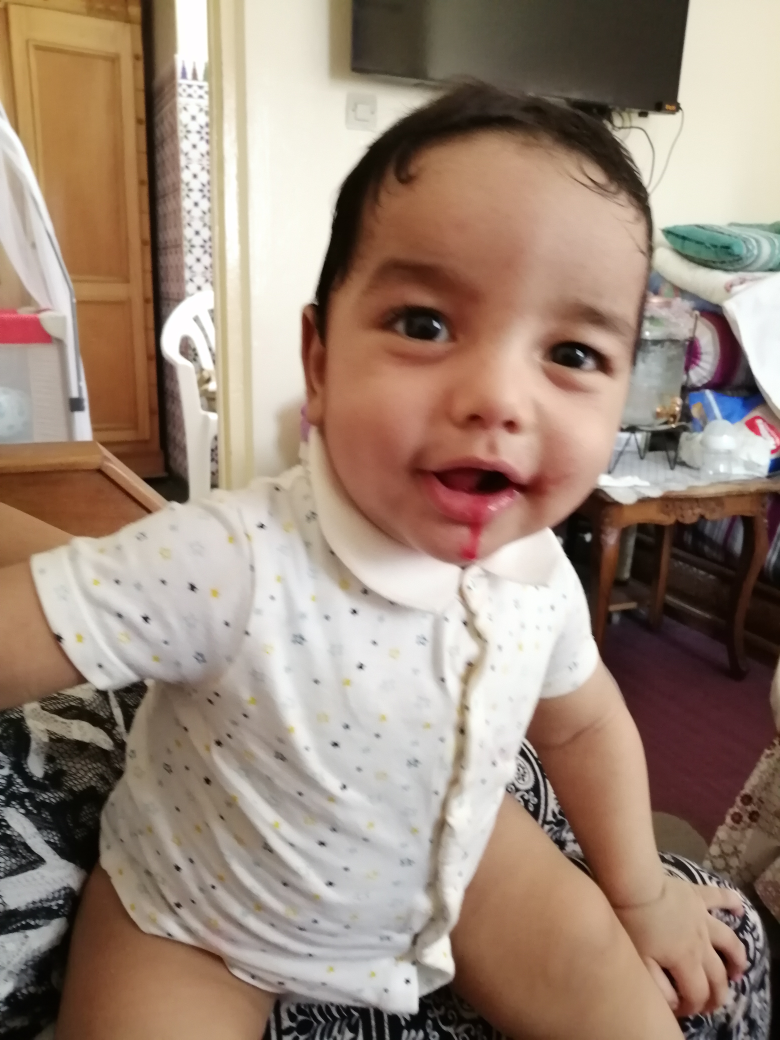
#> input picture pythonProjects/photoEditor/imgs/ismail.jpg, 3120 x 4160 px (shown at 1/4 size); its folder holds 5 pictures in this run
$ python photoEditor.py
#> lines starting #> are read from the running program, lines starting #| are printed output that depends on the picture
from PIL import Image, ImageEnhance, ImageFilter
import os

path = './imgs'
pathOut = '/editedImgs'

# [17 lines of commented-out code are left out]
original_img = Image.open(f"{path}/ismail.jpg")
#> original_img is the input picture: PIL image 3120x4160 RGB; mean R, G, B 156.1, 135.4, 120.5

print(f"size : {original_img.size}")
#| size : (3120, 4160)
print(f"format : {original_img.format}")
#| format : JPEG
print(f"mode : {original_img.mode}")
#| mode : RGB
# rotating a image 90 deg counter clockwise
#original_img = original_img.rotate(90, Image.NEAREST, expand = 1)


# Flip the original image vertically
vertical_img = original_img.transpose(method=Image.FLIP_TOP_BOTTOM)
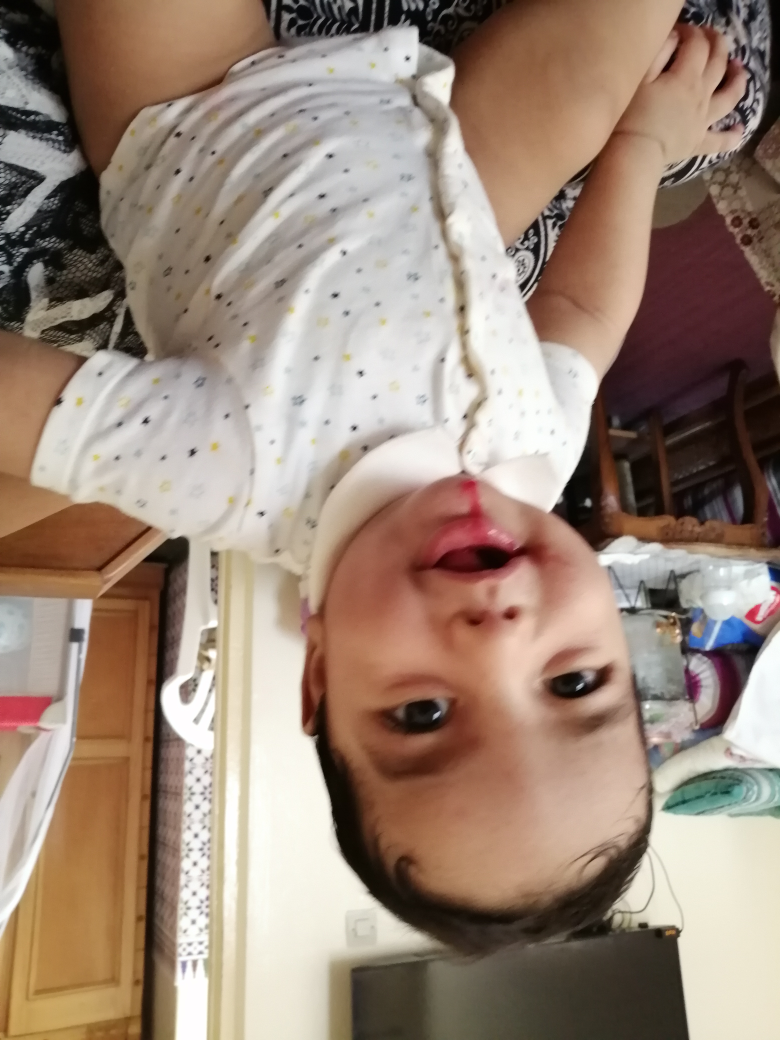
#> vertical_img: PIL image 3120x4160 RGB (shown at 1/4 size); mean R, G, B 156.1, 135.4, 120.5
vertical_img.save(f".{pathOut}/vertical.png")

#vertical_img.show()


# Size of the image in pixels
# (size of original image)
# (This is not mandatory)
width, height = original_img.size
#> width = 3120; height = 4160

# Setting the points for cropped image
left = 4
top = height / 5
#> top = 832
right = 154
bottom = 3 * height / 5
#> bottom = 2496

# Cropped image of above dimension
# (It will not change original image)
new_img = original_img.crop((left, top, right, bottom))
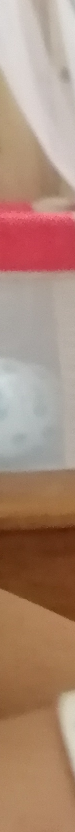
#> new_img: PIL image 150x1664 RGB (shown at 1/2 size); mean R, G, B 171.8, 138.3, 119.8
newsize = (300, 300)
new_img = new_img.resize(newsize)
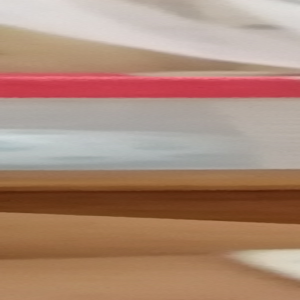
#> new_img: PIL image 300x300 RGB; mean R, G, B 171.8, 138.3, 119.8
new_img.save(f".{pathOut}/ismail_croped.jpg")


# creating a object
vertical_img.load()

# Splitting the image into individual
# bands
r, g, b, = vertical_img.split()
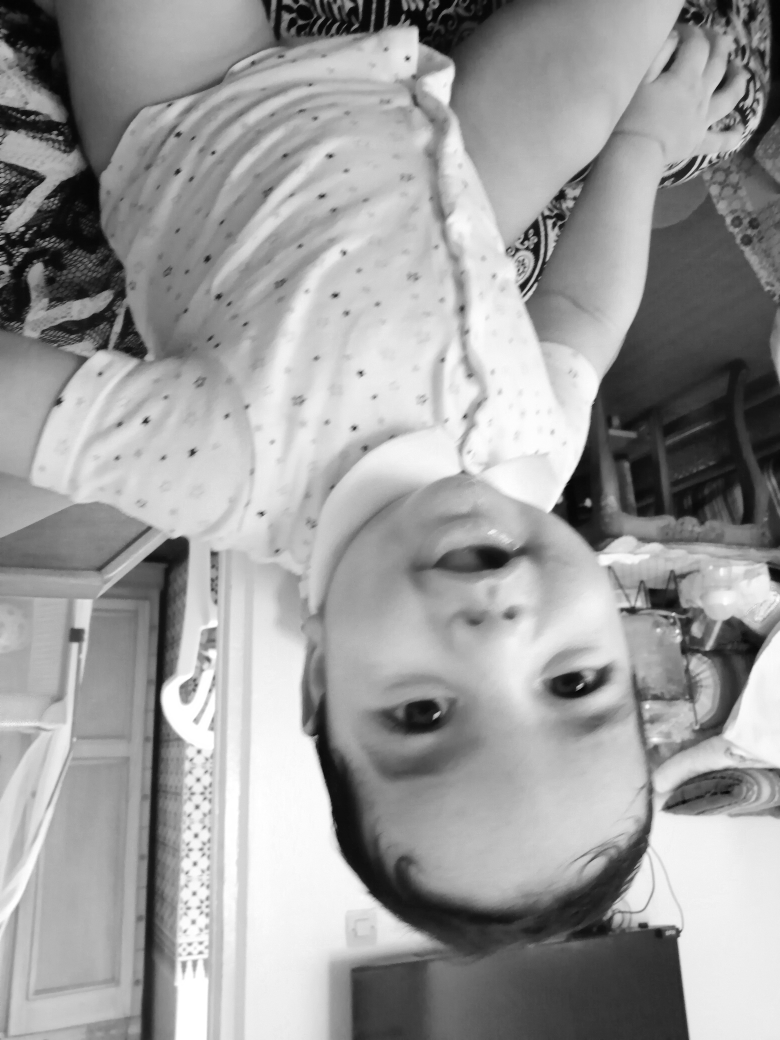
#> r: PIL image 3120x4160 L (shown at 1/4 size); min 0, max 255, mean 156.1
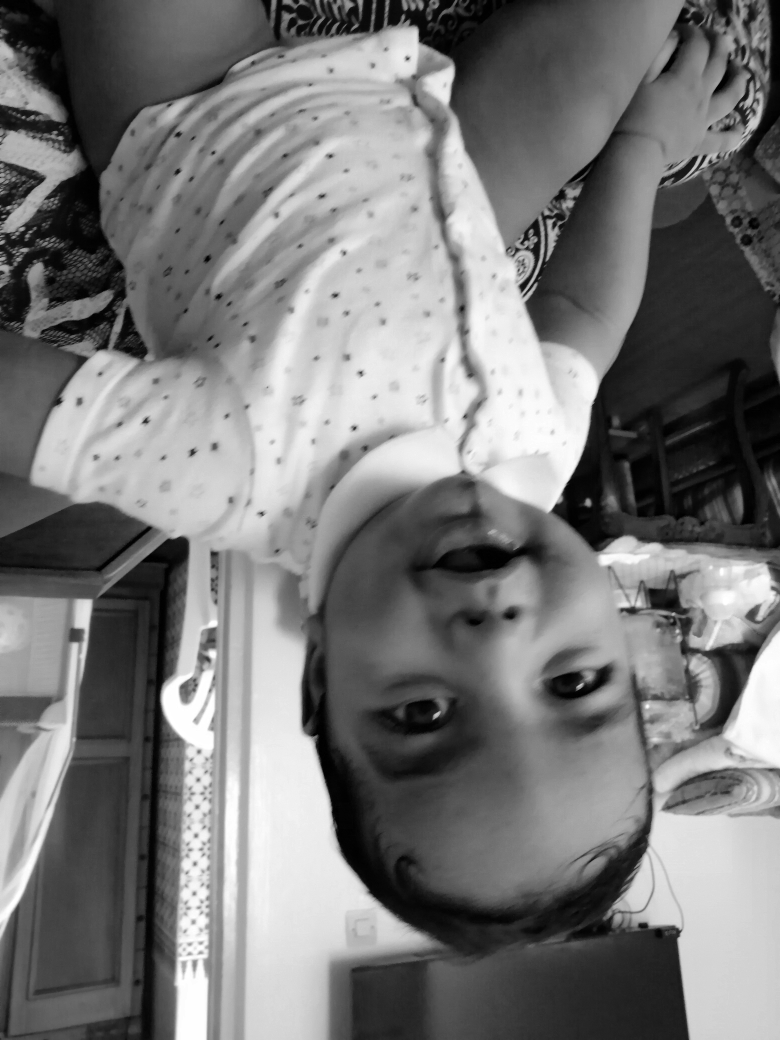
#> b: PIL image 3120x4160 L (shown at 1/4 size); min 0, max 255, mean 120.5

# merge function used
im1 = Image.merge('RGB', (g, b, r))
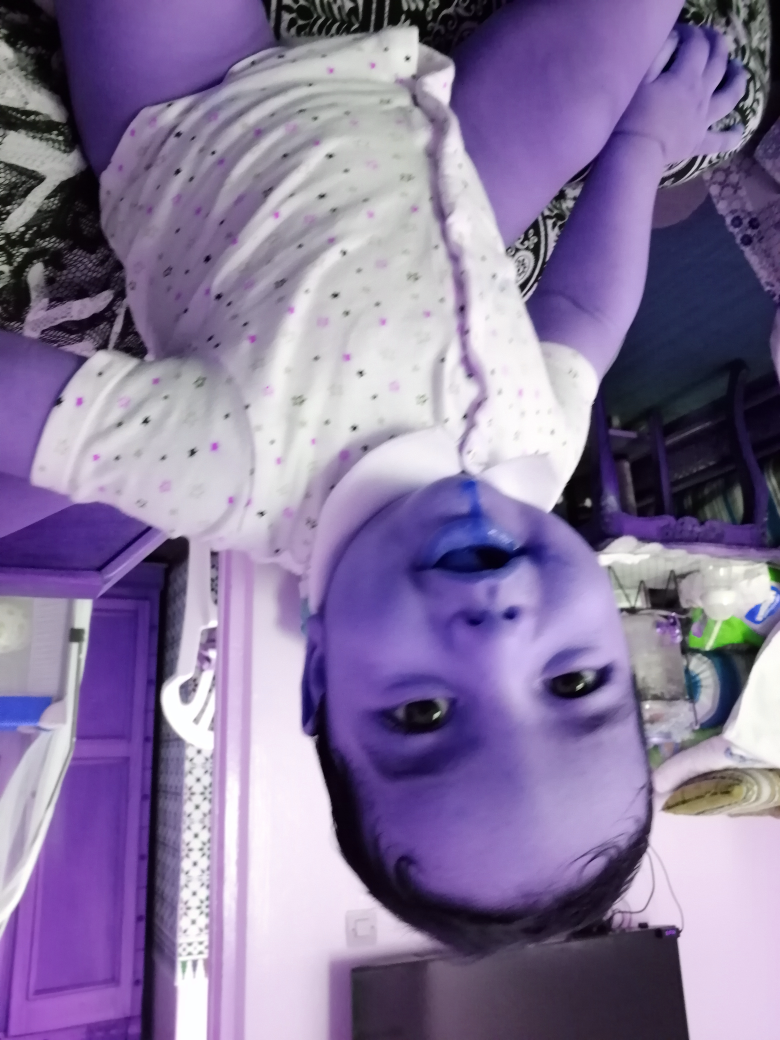
#> im1: PIL image 3120x4160 RGB (shown at 1/4 size); mean R, G, B 135.4, 120.5, 156.1
im1 = im1.transpose(method=Image.FLIP_TOP_BOTTOM)
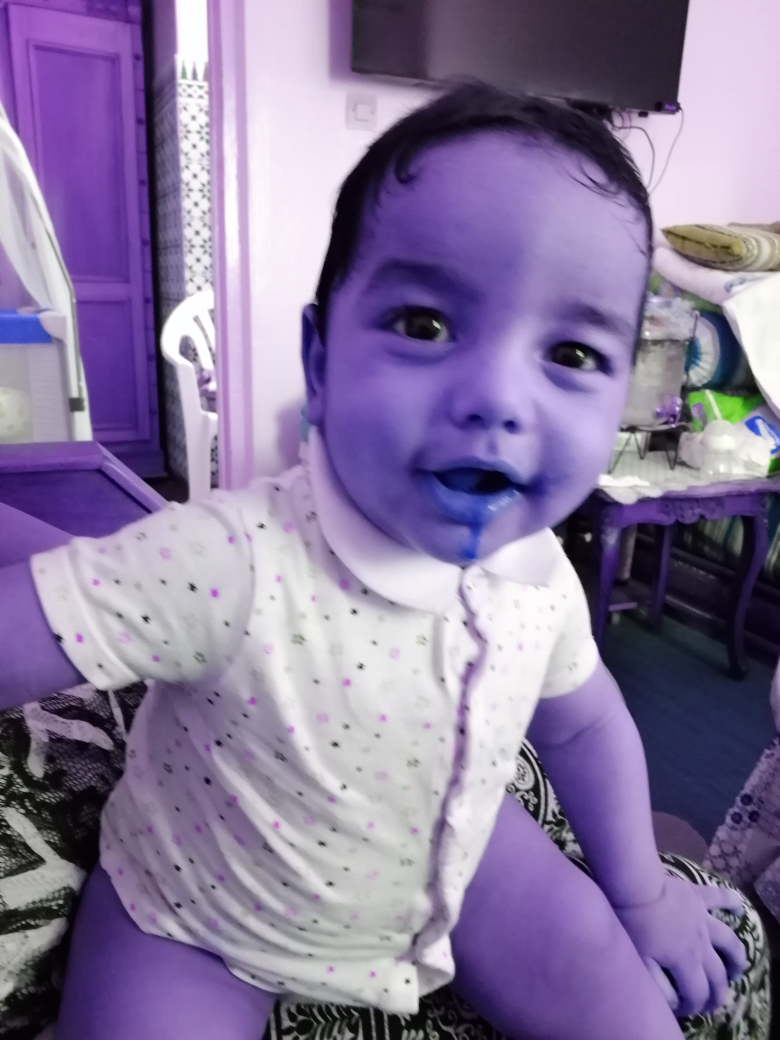
#> im1: PIL image 3120x4160 RGB (shown at 1/4 size); mean R, G, B 135.4, 120.5, 156.1
im1.save(f".{pathOut}/1.jpg")

# close all our files object
original_img.close()
vertical_img.close()
